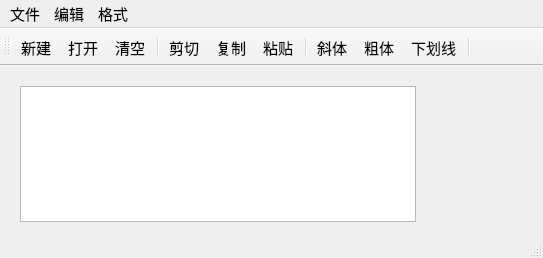
<?xml version="1.0" encoding="UTF-8"?>
<ui version="4.0">
 <class>QWMainWind</class>
 <widget class="QMainWindow" name="QWMainWind">
  <property name="geometry">
   <rect>
    <x>0</x>
    <y>0</y>
    <width>543</width>
    <height>258</height>
   </rect>
  </property>
  <property name="font">
   <font>
    <pointsize>11</pointsize>
   </font>
  </property>
  <property name="windowTitle">
   <string>QWMainWind</string>
  </property>
  <widget class="QWidget" name="centralWidget">
   <widget class="QTextEdit" name="txtEdit">
    <property name="geometry">
     <rect>
      <x>20</x>
      <y>20</y>
      <width>396</width>
      <height>136</height>
     </rect>
    </property>
    <property name="font">
     <font>
      <pointsize>16</pointsize>
     </font>
    </property>
   </widget>
  </widget>
  <widget class="QMenuBar" name="menuBar">
   <property name="geometry">
    <rect>
     <x>0</x>
     <y>0</y>
     <width>543</width>
     <height>20</height>
    </rect>
   </property>
   <widget class="QMenu" name="menu">
    <property name="title">
     <string>文件</string>
    </property>
    <addaction name="actNew"/>
    <addaction name="actOpen"/>
    <addaction name="separator"/>
    <addaction name="actClose"/>
   </widget>
   <widget class="QMenu" name="menu_2">
    <property name="title">
     <string>编辑</string>
    </property>
    <addaction name="actCut"/>
    <addaction name="actCopy"/>
    <addaction name="actPaste"/>
    <addaction name="separator"/>
    <addaction name="actClear"/>
   </widget>
   <widget class="QMenu" name="menu_3">
    <property name="title">
     <string>格式</string>
    </property>
    <addaction name="actFontBold"/>
    <addaction name="actFontItalic"/>
    <addaction name="actFontUnder"/>
    <addaction name="separator"/>
    <addaction name="actToolbarLab"/>
   </widget>
   <addaction name="menu"/>
   <addaction name="menu_2"/>
   <addaction name="menu_3"/>
  </widget>
  <widget class="QToolBar" name="mainToolBar">
   <property name="toolButtonStyle">
    <enum>Qt::ToolButtonTextUnderIcon</enum>
   </property>
   <attribute name="toolBarArea">
    <enum>TopToolBarArea</enum>
   </attribute>
   <attribute name="toolBarBreak">
    <bool>false</bool>
   </attribute>
   <addaction name="actNew"/>
   <addaction name="actOpen"/>
   <addaction name="actClear"/>
   <addaction name="separator"/>
   <addaction name="actCut"/>
   <addaction name="actCopy"/>
   <addaction name="actPaste"/>
   <addaction name="separator"/>
   <addaction name="actFontItalic"/>
   <addaction name="actFontBold"/>
   <addaction name="actFontUnder"/>
   <addaction name="separator"/>
  </widget>
  <widget class="QStatusBar" name="statusBar"/>
  <action name="actCut">
   <property name="icon">
    <iconset resource="res.qrc">
     <normaloff>:/images/images/cut.bmp</normaloff>:/images/images/cut.bmp</iconset>
   </property>
   <property name="text">
    <string>剪切</string>
   </property>
   <property name="toolTip">
    <string>剪切</string>
   </property>
   <property name="shortcut">
    <string>Ctrl+X</string>
   </property>
  </action>
  <action name="actCopy">
   <property name="icon">
    <iconset resource="res.qrc">
     <normaloff>:/images/images/120.bmp</normaloff>:/images/images/120.bmp</iconset>
   </property>
   <property name="text">
    <string>复制</string>
   </property>
   <property name="toolTip">
    <string>复制</string>
   </property>
   <property name="shortcut">
    <string>Ctrl+C</string>
   </property>
  </action>
  <action name="actPaste">
   <property name="icon">
    <iconset resource="res.qrc">
     <normaloff>:/images/images/paste.bmp</normaloff>:/images/images/paste.bmp</iconset>
   </property>
   <property name="text">
    <string>粘贴</string>
   </property>
   <property name="toolTip">
    <string>粘贴</string>
   </property>
   <property name="shortcut">
    <string>Ctrl+V</string>
   </property>
  </action>
  <action name="actFontBold">
   <property name="checkable">
    <bool>true</bool>
   </property>
   <property name="icon">
    <iconset resource="res.qrc">
     <normaloff>:/images/images/BLD.BMP</normaloff>:/images/images/BLD.BMP</iconset>
   </property>
   <property name="text">
    <string>粗体</string>
   </property>
   <property name="toolTip">
    <string>粗体</string>
   </property>
  </action>
  <action name="actFontItalic">
   <property name="checkable">
    <bool>true</bool>
   </property>
   <property name="icon">
    <iconset resource="res.qrc">
     <normaloff>:/images/images/ITL.BMP</normaloff>:/images/images/ITL.BMP</iconset>
   </property>
   <property name="text">
    <string>斜体</string>
   </property>
   <property name="toolTip">
    <string>斜体</string>
   </property>
  </action>
  <action name="actFontUnder">
   <property name="checkable">
    <bool>true</bool>
   </property>
   <property name="icon">
    <iconset resource="res.qrc">
     <normaloff>:/images/images/WORDUNDR.BMP</normaloff>:/images/images/WORDUNDR.BMP</iconset>
   </property>
   <property name="text">
    <string>下划线</string>
   </property>
   <property name="toolTip">
    <string>下划线</string>
   </property>
  </action>
  <action name="actClose">
   <property name="icon">
    <iconset resource="res.qrc">
     <normaloff>:/images/images/exit.bmp</normaloff>:/images/images/exit.bmp</iconset>
   </property>
   <property name="text">
    <string>退出</string>
   </property>
   <property name="toolTip">
    <string>退出</string>
   </property>
  </action>
  <action name="actOpen">
   <property name="icon">
    <iconset resource="res.qrc">
     <normaloff>:/images/images/open3.bmp</normaloff>:/images/images/open3.bmp</iconset>
   </property>
   <property name="text">
    <string>打开...</string>
   </property>
   <property name="toolTip">
    <string>打开文件</string>
   </property>
   <property name="shortcut">
    <string>Ctrl+O</string>
   </property>
  </action>
  <action name="actClear">
   <property name="icon">
    <iconset resource="res.qrc">
     <normaloff>:/images/images/103.bmp</normaloff>:/images/images/103.bmp</iconset>
   </property>
   <property name="text">
    <string>清空</string>
   </property>
   <property name="toolTip">
    <string>清空内容</string>
   </property>
  </action>
  <action name="actFont">
   <property name="icon">
    <iconset resource="res.qrc">
     <normaloff>:/images/images/20.ico</normaloff>:/images/images/20.ico</iconset>
   </property>
   <property name="text">
    <string>字体...</string>
   </property>
   <property name="toolTip">
    <string>字体设置</string>
   </property>
  </action>
  <action name="actNew">
   <property name="icon">
    <iconset resource="res.qrc">
     <normaloff>:/images/images/new2.bmp</normaloff>:/images/images/new2.bmp</iconset>
   </property>
   <property name="text">
    <string>新建</string>
   </property>
   <property name="shortcut">
    <string>Ctrl+N</string>
   </property>
  </action>
  <action name="actToolbarLab">
   <property name="checkable">
    <bool>true</bool>
   </property>
   <property name="checked">
    <bool>true</bool>
   </property>
   <property name="text">
    <string>显示工具栏文字标签</string>
   </property>
   <property name="menuRole">
    <enum>QAction::TextHeuristicRole</enum>
   </property>
  </action>
  <action name="actAbout">
   <property name="text">
    <string>关于本软件</string>
   </property>
  </action>
 </widget>
 <layoutdefault spacing="6" margin="11"/>
 <resources>
  <include location="res.qrc"/>
 </resources>
 <connections>
  <connection>
   <sender>actClose</sender>
   <signal>triggered()</signal>
   <receiver>QWMainWind</receiver>
   <slot>close()</slot>
   <hints>
    <hint type="sourcelabel">
     <x>-1</x>
     <y>-1</y>
    </hint>
    <hint type="destinationlabel">
     <x>422</x>
     <y>254</y>
    </hint>
   </hints>
  </connection>
  <connection>
   <sender>actClear</sender>
   <signal>triggered()</signal>
   <receiver>txtEdit</receiver>
   <slot>clear()</slot>
   <hints>
    <hint type="sourcelabel">
     <x>-1</x>
     <y>-1</y>
    </hint>
    <hint type="destinationlabel">
     <x>260</x>
     <y>256</y>
    </hint>
   </hints>
  </connection>
  <connection>
   <sender>actCut</sender>
   <signal>triggered()</signal>
   <receiver>txtEdit</receiver>
   <slot>cut()</slot>
   <hints>
    <hint type="sourcelabel">
     <x>-1</x>
     <y>-1</y>
    </hint>
    <hint type="destinationlabel">
     <x>260</x>
     <y>256</y>
    </hint>
   </hints>
  </connection>
  <connection>
   <sender>actCopy</sender>
   <signal>triggered()</signal>
   <receiver>txtEdit</receiver>
   <slot>copy()</slot>
   <hints>
    <hint type="sourcelabel">
     <x>-1</x>
     <y>-1</y>
    </hint>
    <hint type="destinationlabel">
     <x>260</x>
     <y>256</y>
    </hint>
   </hints>
  </connection>
  <connection>
   <sender>actPaste</sender>
   <signal>triggered()</signal>
   <receiver>txtEdit</receiver>
   <slot>paste()</slot>
   <hints>
    <hint type="sourcelabel">
     <x>-1</x>
     <y>-1</y>
    </hint>
    <hint type="destinationlabel">
     <x>260</x>
     <y>256</y>
    </hint>
   </hints>
  </connection>
 </connections>
</ui>
